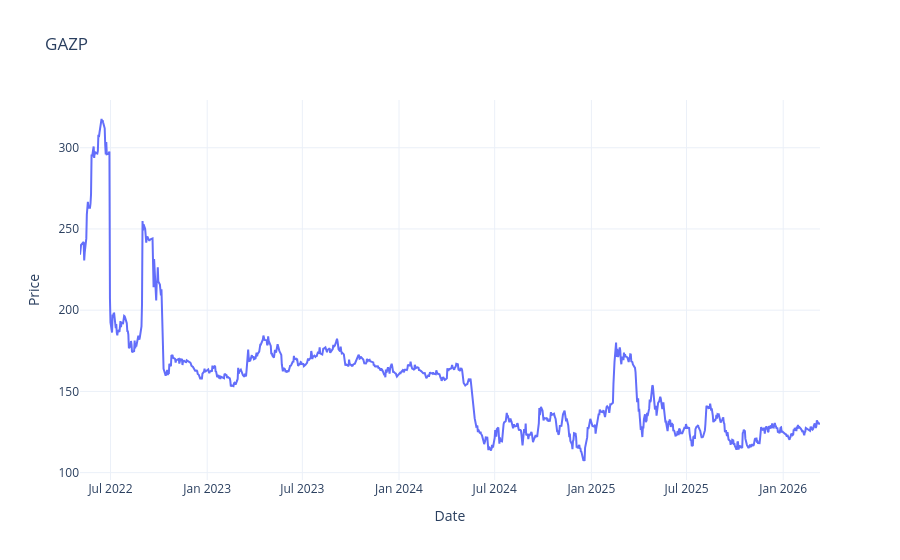

Notebook code cell kept with this figure:
### Code cell
fig = go.Figure()

fig.add_trace(
    go.Scatter(
        x=stocks_data_1w_daily['GAZP']["begin"],
        y=stocks_data_1w_daily['GAZP']["close"],
        mode="lines",
        name="Close price"
    )
)

fig.update_layout(
    title="GAZP",
    xaxis_title="Date",
    yaxis_title="Price",
    template="plotly_white"
)

fig.show()

### Figure 1 — Plotly figure (JSON) as saved in the notebook; plotly's stock layout.template omitted (floating-point values rounded to 4 significant figures; data arrays with more than 128 entries replaced by an {"elided": "..."} marker saying what was removed)
{"data": [{"mode": "lines", "name": "Close price", "type": "scatter", "x": {"elided": "1057 str values"}, "y": {"elided": "1057 float values"}}], "layout": {"title": {"text": "GAZP"}, "xaxis": {"title": {"text": "Date"}}, "yaxis": {"title": {"text": "Price"}}}}
